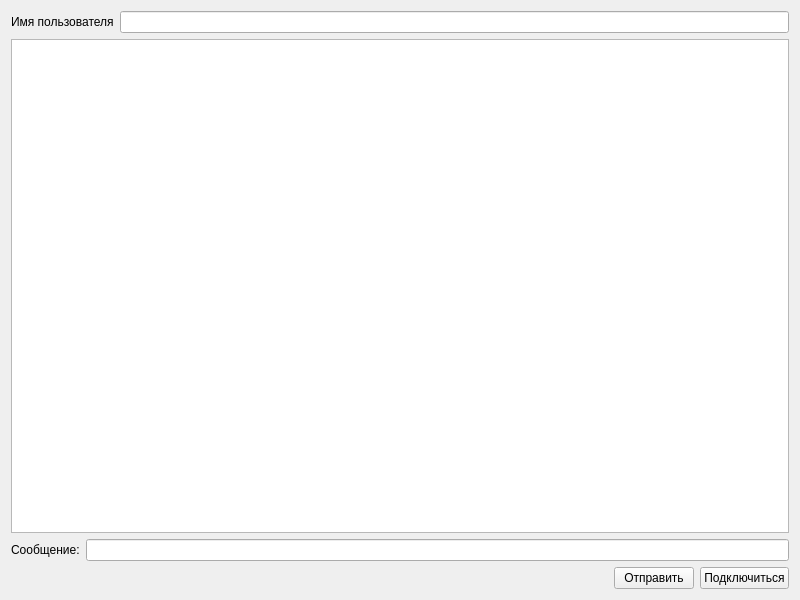
<?xml version="1.0" encoding="UTF-8"?>
<ui version="4.0">
 <class>Widget</class>
 <widget class="QWidget" name="Widget">
  <property name="geometry">
   <rect>
    <x>0</x>
    <y>0</y>
    <width>800</width>
    <height>600</height>
   </rect>
  </property>
  <property name="windowTitle">
   <string>Widget</string>
  </property>
  <layout class="QGridLayout" name="gridLayout">
   <item row="0" column="0">
    <layout class="QVBoxLayout" name="verticalLayout">
     <item>
      <layout class="QHBoxLayout" name="horizontalLayout">
       <item>
        <widget class="QLabel" name="label">
         <property name="text">
          <string>Имя пользователя</string>
         </property>
        </widget>
       </item>
       <item>
        <widget class="QLineEdit" name="nickname"/>
       </item>
      </layout>
     </item>
     <item>
      <widget class="QTextEdit" name="textEdit"/>
     </item>
     <item>
      <layout class="QHBoxLayout" name="horizontalLayout_2">
       <item>
        <widget class="QLabel" name="label_2">
         <property name="text">
          <string>Сообщение:</string>
         </property>
        </widget>
       </item>
       <item>
        <widget class="QLineEdit" name="message"/>
       </item>
      </layout>
     </item>
     <item>
      <layout class="QHBoxLayout" name="horizontalLayout_3">
       <item>
        <spacer name="horizontalSpacer">
         <property name="orientation">
          <enum>Qt::Horizontal</enum>
         </property>
         <property name="sizeHint" stdset="0">
          <size>
           <width>40</width>
           <height>20</height>
          </size>
         </property>
        </spacer>
       </item>
       <item>
        <widget class="QPushButton" name="send">
         <property name="text">
          <string>Отправить</string>
         </property>
        </widget>
       </item>
       <item>
        <widget class="QPushButton" name="bind">
         <property name="text">
          <string>Подключиться</string>
         </property>
        </widget>
       </item>
      </layout>
     </item>
    </layout>
   </item>
  </layout>
 </widget>
 <resources/>
 <connections/>
</ui>
